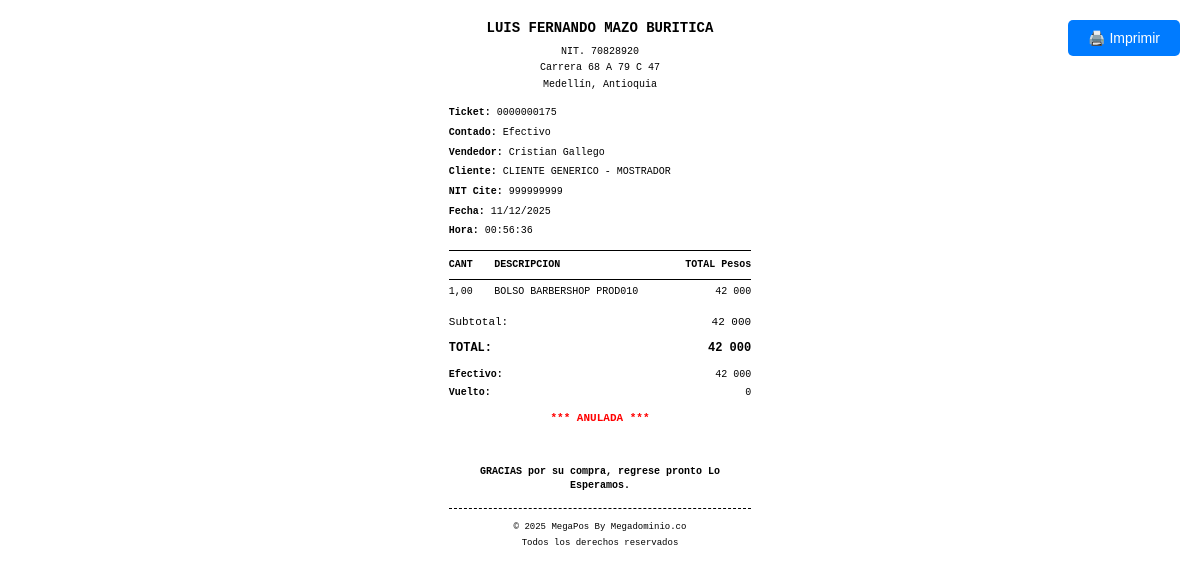
/ventas/175/imprimir/ (signed in), run on the app's committed database.
### pos/models.py (models this page shows, shortened)
class Venta(models.Model):
    METODOS_PAGO = [
        ('efectivo', 'Efectivo'),
        ('tarjeta', 'Tarjeta'),
        ('transferencia', 'Transferencia'),
    ]
    fecha = models.DateTimeField(
        default=timezone.now,
        verbose_name='Fecha',
        db_index=True
    )
    total = models.IntegerField(
        default=0,
        verbose_name='Total'
    )
    completada = models.BooleanField(
        default=False,
        verbose_name='Completada',
        db_index=True
    )
    metodo_pago = models.CharField(
        max_length=20,
        choices=METODOS_PAGO,
        default='efectivo',
        verbose_name='Método de Pago'
    )
    monto_recibido = models.IntegerField(
        null=True,
        blank=True,
        default=0,
        verbose_name='Monto Recibido'
    )
    email_cliente = models.EmailField(
        null=True,
        blank=True,
        verbose_name='Email del Cliente',
        help_text='Email del cliente para envío de recibo'
    )
    usuario = models.ForeignKey(
        User,
        on_delete=models.PROTECT,
        related_name='ventas',
        null=True,
        blank=True,
        verbose_name='Usuario'
    )
    caja = models.ForeignKey(
        Caja,
        on_delete=models.PROTECT,
        related_name='ventas',
        null=True,
        blank=True,
        verbose_name='Caja'
    )
    vendedor = models.ForeignKey(
        User,
        on_delete=models.PROTECT,
        related_name='ventas_vendidas',
        null=True,
        blank=True,
        verbose_name='Vendedor',
        help_text='Vendedor asociado a la venta'
    )
    registradora_id = models.IntegerField(
        null=True,
        blank=True,
        verbose_name='Registradora',
        help_text='ID de la registradora (1, 2 o 3) desde donde se realizó la venta',
        db_index=True
    )
    anulada = models.BooleanField(
        default=False,
        verbose_name='Anulada',
        db_index=True
    )
    fecha_anulacion = models.DateTimeField(
        null=True,
        blank=True,
        verbose_name='Fecha de Anulación'
    )
    motivo_anulacion = models.TextField(
        null=True,
        blank=True,
        verbose_name='Motivo de Anulación'
    )
    usuario_anulacion = models.ForeignKey(
        User,
        on_delete=models.SET_NULL,
        related_name='ventas_anuladas',
        null=True,
        blank=True,
        verbose_name='Usuario que Anuló'
    )
    editada = models.BooleanField(
        default=False,
        verbose_name='Editada',
        db_index=True
    )
    fecha_ultima_edicion = models.DateTimeField(
        null=True,
        blank=True,
        verbose_name='Fecha de Última Edición'
    )
    motivo_edicion = models.TextField(
        null=True,
        blank=True,
        verbose_name='Motivo de Edición'
    )
    usuario_ultima_edicion = models.ForeignKey(
        User,
        on_delete=models.SET_NULL,
        related_name='ventas_editadas',
        null=True,
        blank=True,
        verbose_name='Usuario que Editó'
    )
    monto_devolucion = models.IntegerField(
        null=True,
        blank=True,
        default=0,
        verbose_name='Monto Devolución',
        help_text='Monto devuelto al cliente cuando se editó la venta'
    )
    monto_pago_adicional = models.IntegerField(
        null=True,
        blank=True,
        default=0,
        verbose_name='Monto Pago Adicional',
        help_text='Monto adicional pagado por el cliente cuando se editó la venta'
    )
    class Meta:
        verbose_name = 'Venta'
        verbose_name_plural = 'Ventas'
        ordering = ['-fecha']
        indexes = [
            models.Index(fields=['-fecha', 'completada']),
            models.Index(fields=['caja', 'fecha']),
            models.Index(fields=['usuario', 'fecha']),
        ]

class ItemVenta(models.Model):
    venta = models.ForeignKey(
        Venta,
        on_delete=models.CASCADE,
        related_name='items',
        verbose_name='Venta'
    )
    producto = models.ForeignKey(
        Producto,
        on_delete=models.CASCADE,
        verbose_name='Producto'
    )
    cantidad = models.IntegerField(verbose_name='Cantidad')
    precio_unitario = models.IntegerField(
        default=0,
        verbose_name='Precio Unitario'
    )
    subtotal = models.IntegerField(
        default=0,
        verbose_name='Subtotal'
    )
    class Meta:
        verbose_name = 'Item de Venta'
        verbose_name_plural = 'Items de Venta'

class Producto(models.Model):
    codigo = models.CharField(
        max_length=50,
        unique=True,
        verbose_name='Código',
        db_index=True
    )
    codigo_barras = models.CharField(
        max_length=100,
        unique=True,
        null=True,
        blank=True,
        verbose_name='Código de Barras',
        db_index=True
    )
    nombre = models.CharField(
        max_length=200,
        verbose_name='Nombre',
        db_index=True
    )
    precio = models.IntegerField(
        default=0,
        verbose_name='Precio'
    )
    stock = models.IntegerField(
        default=0,
        verbose_name='Stock'
    )
    activo = models.BooleanField(
        default=True,
        verbose_name='Activo',
        db_index=True
    )
    imagen = models.ImageField(
        upload_to='productos/',
        null=True,
        blank=True,
        verbose_name='Imagen'
    )
    fecha_creacion = models.DateTimeField(auto_now_add=True)
    class Meta:
        verbose_name = 'Producto'
        verbose_name_plural = 'Productos'
        ordering = ['nombre']
        indexes = [
            models.Index(fields=['activo', 'stock']),
            models.Index(fields=['codigo', 'activo']),
            models.Index(fields=['codigo_barras', 'activo']),
        ]

### pos/views.py (the view)
# urls.py: path('ventas/<int:venta_id>/imprimir/', views.imprimir_ticket_view, name='imprimir_ticket'),
@login_required
def imprimir_ticket_view(request, venta_id):
    venta = get_object_or_404(Venta, id=venta_id)
    cambio = 0
    if venta.metodo_pago == 'efectivo' and venta.monto_recibido:
        cambio = venta.monto_recibido - venta.total
    context = {
        'venta': venta,
        'cambio': cambio,
    }
    return render(request, 'pos/ticket_80mm.html', context)

### pos/context_processors.py (called while the page is built)
def sistema_info(request):
    return {
        'SISTEMA_NOMBRE': 'MegaPos By Megadominio.co',
        'SISTEMA_VERSION': '1.0',
        'DEBUG': settings.DEBUG,
    }

### pos/templates/pos/ticket_80mm.html (shortened to what this page needs)
{% load humanize %}
<!DOCTYPE html>
<html lang="es">
<head>
</head>
<body>
    <button class="btn-print no-print" onclick="window.print()">🖨️ Imprimir</button>
    <div class="header">
        <div class="nombre-negocio">LUIS FERNANDO MAZO BURITICA</div>
        <p>NIT. 70828920</p>
        <p>Carrera 68 A 79 C 47</p>
        <p>Medellín, Antioquia</p>
    </div>
    <div class="info-section">
        <div class="info-row">
            <span class="info-label">Ticket:</span> {{ venta.id|stringformat:"010d" }}
        </div>
        <div class="info-row">
            <span class="info-label">Contado:</span> {{ venta.get_metodo_pago_display }}
        </div>
        {% if venta.vendedor %}
        <div class="info-row">
            <span class="info-label">Vendedor:</span> {{ venta.vendedor.get_full_name|default:venta.vendedor.username }}
        </div>
        {% elif venta.usuario %}
        <div class="info-row">
            <span class="info-label">Vendedor:</span> {{ venta.usuario.get_full_name|default:venta.usuario.username }}
        </div>
        {% endif %}
        <div class="info-row">
            <span class="info-label">Cliente:</span> CLIENTE GENERICO - MOSTRADOR
        </div>
        <div class="info-row">
            <span class="info-label">NIT Cite:</span> 999999999
        </div>
        <div class="info-row">
            <span class="info-label">Fecha:</span> {{ venta.fecha|date:"d/m/Y" }}
        </div>
        <div class="info-row">
            <span class="info-label">Hora:</span> {{ venta.fecha|date:"H:i:s" }}
        </div>
    </div>
    <table class="items-table">
        <thead>
            <tr>
                <th class="cant">CANT</th>
                <th class="desc">DESCRIPCION</th>
                <th class="total">TOTAL Pesos</th>
            </tr>
        </thead>
        <tbody>
            {% for item in venta.items.all %}
            <tr>
                <td class="cant">{{ item.cantidad|floatformat:2 }}</td>
                <td class="desc">{{ item.producto.nombre }}{% if item.producto.codigo %} {{ item.producto.codigo }}{% endif %}</td>
                <td class="total">{{ item.subtotal|intcomma }}</td>
            </tr>
            {% endfor %}
        </tbody>
    </table>
    <div class="totals">
        <div class="total-row">
            <span>Subtotal:</span>
            <span>{{ venta.total|intcomma }}</span>
        </div>
        <div class="total-row total-final">
            <span>TOTAL:</span>
            <span>{{ venta.total|intcomma }}</span>
        </div>
    </div>
    {% if venta.metodo_pago == 'efectivo' and venta.monto_recibido %}
    <div class="payment-info">
        <div class="payment-row">
            <span><strong>Efectivo:</strong></span>
            <span>{{ venta.monto_recibido|intcomma }}</span>
        </div>
        <div class="payment-row">
            <span><strong>Vuelto:</strong></span>
            <span>{{ cambio|intcomma }}</span>
        </div>
    </div>
    {% endif %}
    {% if venta.anulada %}
    <div class="anulada">*** ANULADA ***</div>
    {% endif %}
    <div class="footer">
        <p><strong>GRACIAS por su compra, regrese pronto Lo Esperamos.</strong></p>
        <div style="margin-top: 4mm; padding-top: 2mm; border-top: 1px dashed #000;">
            <p style="font-size: 9px; margin: 1mm 0;">© {% now "Y" %} MegaPos By Megadominio.co</p>
            <p style="font-size: 9px; margin: 1mm 0;">Todos los derechos reservados</p>
        </div>
    </div>
</body>
</html>

### pos/templates/pos/ticket_80mm.html (style rules this page uses)
body { font-family: 'Courier New', monospace; width: 80mm; margin: 0 auto; padding: 3mm; font-size: 11px; line-height: 1.3; }
.header { text-align: center; margin-bottom: 4mm; }
.header .nombre-negocio { font-size: 14px; font-weight: bold; margin: 2mm 0; text-transform: uppercase; }
.header p { margin: 1mm 0; font-size: 10px; }
.info-section { margin: 3mm 0; font-size: 10px; line-height: 1.4; }
.info-row { margin: 1.5mm 0; }
.info-label { font-weight: bold; }
.items-table { width: 100%; margin: 3mm 0; font-size: 10px; border-collapse: collapse; }
.items-table thead { border-top: 1px solid #000; border-bottom: 1px solid #000; }
.items-table th { text-align: left; padding: 2mm 0; font-weight: bold; font-size: 10px; }
.items-table th.cant { width: 15%; }
.items-table th.desc { width: 50%; }
.items-table th.total { width: 35%; text-align: right; }
.items-table td { padding: 1.5mm 0; vertical-align: top; }
.items-table td.cant { text-align: left; }
.items-table td.desc { text-transform: uppercase; }
.items-table td.total { text-align: right; }
.totals { margin: 3mm 0; font-size: 11px; }
.total-row { display: flex; justify-content: space-between; margin: 2mm 0; }
.total-row.total-final { font-weight: bold; font-size: 12px; margin-top: 3mm; }
.payment-info { margin: 3mm 0; font-size: 10px; }
.payment-row { display: flex; justify-content: space-between; margin: 1.5mm 0; }
.footer { text-align: center; margin-top: 5mm; padding-top: 3mm; font-size: 10px; line-height: 1.4; }
.btn-print { position: fixed; top: 20px; right: 20px; padding: 10px 20px; background: #007bff; color: white; border: none; border-radius: 5px; cursor: pointer; font-size: 14px; }
.anulada { color: red; font-weight: bold; text-align: center; margin: 3mm 0; }

### data on the page
Venta: id "0000000175", metodo_pago "Efectivo", vendedor.get_full_name "Cristian Gallego", fecha "11/12/2025", fecha "00:56:36", total "42 000", monto_recibido "42 000"
ItemVenta: cantidad "1,00", producto.nombre "BOLSO BARBERSHOP", producto.codigo "PROD010", subtotal "42 000"

### other printed values
{{ cambio|intcomma }} "0"
